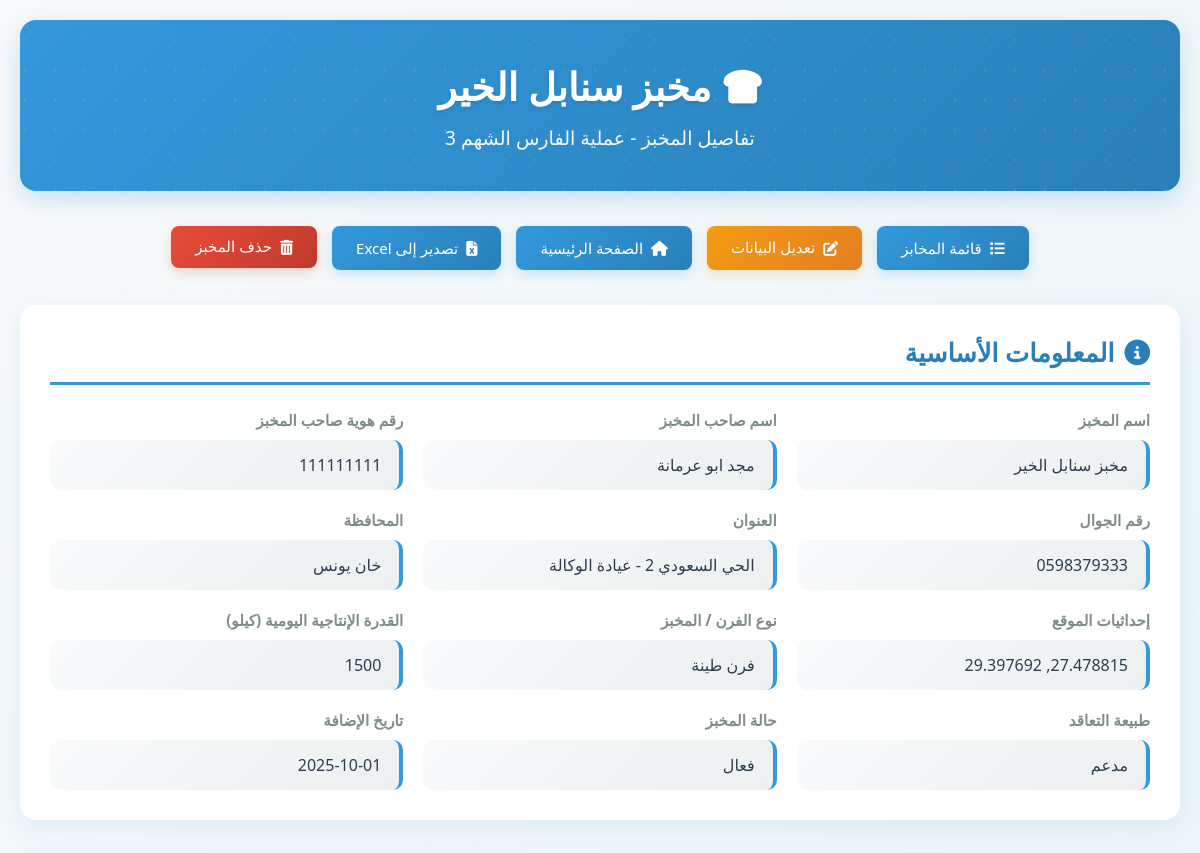
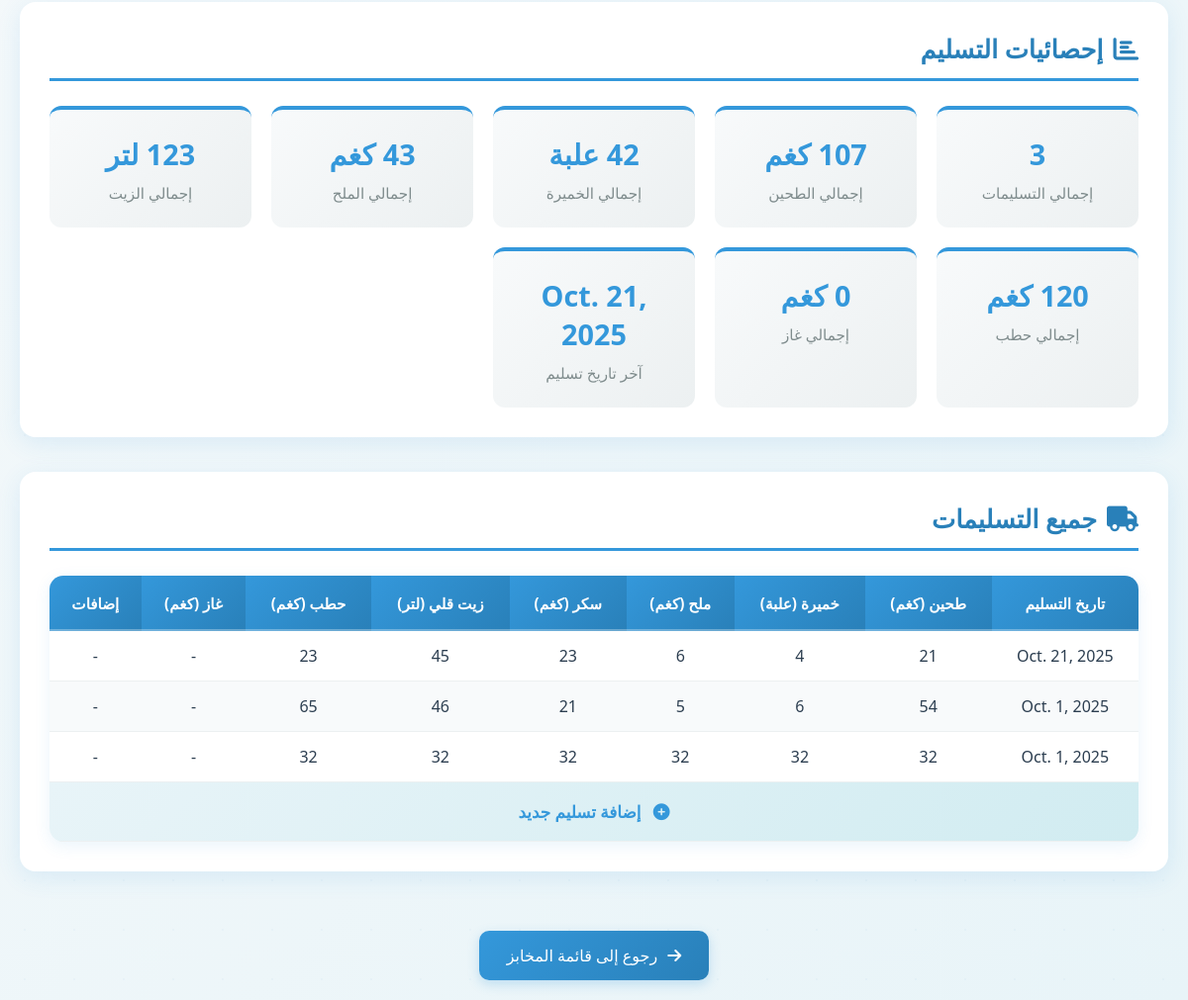
Screenshot of /makhabez/8/ (signed in) with the database file from the repository (2 pictures, top to bottom).
### manegementdata/models.py (models this page shows, shortened)
class Makhbaz(models.Model):
    name = models.CharField(max_length=200, verbose_name="اسم المخبز", null=True, blank=True)
    governorate = models.CharField(
        max_length=50,
        choices=GOVERNORATE_CHOICES,
        verbose_name="المحافظة",
        null=True,
        blank=True
    )
    address = models.CharField(max_length=300, verbose_name="العنوان بالتفصيل", null=True, blank=True)
    owner_name = models.CharField(max_length=200, verbose_name="اسم صاحب المخبز", null=True, blank=True)
    owner_id = models.CharField(
        max_length=9,
        validators=[RegexValidator(r'^\d{9}$', "رقم الهوية يجب أن يكون 9 أرقام")],
        verbose_name="رقم هوية صاحب المخبز",
        null=True, blank=True
    )
    mobile_number = models.CharField(
        max_length=10,
        validators=[RegexValidator(r'^\d{10}$', "رقم الجوال يجب أن يكون 10 أرقام")],
        verbose_name="رقم الجوال",
        null=True, blank=True
    )
    coordinates = models.CharField(
        max_length=50,
        verbose_name="إحداثيات الموقع",
        null=True, blank=True
    )
    OVEN_TYPE_CHOICES = [
        ("فرن طينة", "مخبز بدائي (فرن طينة)"),
        ("يدوي دوار", "يدوي دوار"),
        ("نص آلي", "نص آلي"),
        ("آلي", "آلي"),
    ]
    oven_type = models.CharField(
        max_length=20,
        choices=OVEN_TYPE_CHOICES,
        verbose_name="نوع الفرن / المخبز",
        null=True, blank=True
    )
    production_capacity = models.PositiveIntegerField(
        verbose_name="القدرة الإنتاجية اليومية (كيلو)",
        null=True, blank=True
    )
    CONTRACT_TYPE_CHOICES = [
        ("مجاني", "مخبز مجاني"),
        ("مدعم", "مخبز مدعوم"),
    ]
    contract_type = models.CharField(
        max_length=10,
        choices=CONTRACT_TYPE_CHOICES,
        verbose_name="طبيعة التعاقد",
        null=True, blank=True
    )
    STATUS_CHOICES = [
        ("فعال", "فعال"),
        ("متوقف", "متوقف"),
    ]
    status = models.CharField(
        max_length=10,
        choices=STATUS_CHOICES,
        verbose_name="حالة المخبز",
        null=True, blank=True
    )
    created_at = models.DateField(auto_now_add=True, verbose_name="تاريخ الإنشاء")

class Taslima_makhbaz(models.Model):
    taslima_date = models.DateField(verbose_name="تاريخ التسليم")
    flour = models.PositiveIntegerField(null=True, blank=True, verbose_name="طحين (كيلو)")
    yeast = models.PositiveIntegerField(null=True, blank=True, verbose_name="خميرة (علبة)")
    salt = models.PositiveIntegerField(null=True, blank=True, verbose_name="ملح (كيلو)")
    sugar = models.PositiveIntegerField(null=True, blank=True, verbose_name="سكر (كيلو)")
    cooking_oil = models.PositiveIntegerField(null=True, blank=True, verbose_name="زيت قلي (لتر)")
    wood = models.PositiveIntegerField(null=True, blank=True, verbose_name="حطب (كيلو)")
    gas = models.PositiveIntegerField(null=True, blank=True, verbose_name="غاز (كيلو)")
    additions = models.TextField(null=True, blank=True, verbose_name="إضافات")
    makhbaz = models.ForeignKey(
        Makhbaz,
        on_delete=models.CASCADE,
        null=True,
        blank=True,
        related_name='taslimat',
        verbose_name="المخبز"
    )

### manegementdata/views.py (the view)
# urls.py: path("makhabez/<int:pk>/", views.makhabez_detail, name="makhabez_detail"),
@login_required(login_url='login')
def makhabez_detail(request, pk):
    makhbaz = get_object_or_404(Makhbaz, pk=pk)
    all_tasleemat = makhbaz.taslimat.all().order_by('-taslima_date')
    latest_taslim = all_tasleemat.first() if all_tasleemat.exists() else None
    total_flour = sum(t.flour or 0 for t in all_tasleemat)
    total_salt = sum(t.salt or 0 for t in all_tasleemat)
    total_yeast = sum(t.yeast or 0 for t in all_tasleemat)
    total_sugar = sum(t.sugar or 0 for t in all_tasleemat)
    total_cooking_oil = sum(t.cooking_oil or 0 for t in all_tasleemat)
    total_wood = sum(t.wood or 0 for t in all_tasleemat)
    total_gas = sum(t.gas or 0 for t in all_tasleemat)
    context = {
        "makhbaz": makhbaz,
        "all_tasleemat": all_tasleemat,
        "latest_taslim": latest_taslim,
        "total_deliveries": all_tasleemat.count(),
        "total_flour": total_flour,
        "total_salt": total_salt,
        "total_yeast": total_yeast,
        "total_sugar": total_sugar,
        "total_cooking_oil": total_cooking_oil,
        "total_wood": total_wood,
        "total_gas": total_gas,
    }
    return render(request, "makhabez_detail.html", context)

### manegementdata/templates/makhabez_detail.html (shortened to what this page needs)
{% load static %}
<!DOCTYPE html>
<html lang="ar" dir="rtl">
<head>
    <link rel="stylesheet" href="https://cdnjs.cloudflare.com/ajax/libs/font-awesome/6.5.0/css/all.min.css">
</head>
<body>
    <div class="container">
        <div class="header">
            <h1 id="makhbaz-name"><i class="fas fa-bread-slice" style="margin-left: 12px;"></i>{{ makhbaz.name }}</h1>
            <div class="subtitle">تفاصيل المخبز - عملية الفارس الشهم 3</div>
        </div>
        <nav class="nav-buttons">
            <a href="{% url 'makhabez_list' %}" class="nav-btn">
                <i class="fas fa-list"></i>
                قائمة المخابز
            </a>
            <button class="nav-btn edit" id="edit-toggle-btn">
                <i class="fas fa-edit"></i>
                تعديل البيانات
            </button>
            <a href="{% url 'index' %}" class="nav-btn">
                <i class="fas fa-home"></i>
                الصفحة الرئيسية
            </a>
            <a href="{% url 'export_makhbaz_excel' makhbaz.id %}" class="nav-btn">
                <i class="fas fa-file-excel"></i>
                تصدير إلى Excel
            </a>
            <form action="{% url 'delete_makhbaz' makhbaz.id %}" method="POST" style="display:inline;" onsubmit="return confirm('هل أنت متأكد أنك تريد حذف هذا المخبز؟ سيتم حذف جميع التسليمات المرتبطة به.')">
                <button type="submit" class="nav-btn danger">
                    <i class="fas fa-trash-alt"></i>
                    حذف المخبز
                </button>
            </form>
        </nav>
        <div class="card">
            <h2><i class="fas fa-info-circle"></i> المعلومات الأساسية</h2>
            <div class="info-grid" id="info-grid">
                <div class="info-item">
                    <span class="info-label">اسم المخبز</span>
                    <div class="info-value" id="field-name">{{ makhbaz.name|default:"-" }}</div>
                </div>
                <div class="info-item">
                    <span class="info-label">اسم صاحب المخبز</span>
                    <div class="info-value" id="field-owner_name">{{ makhbaz.owner_name|default:"-" }}</div>
                </div>
                <div class="info-item">
                    <span class="info-label">رقم هوية صاحب المخبز</span>
                    <div class="info-value" id="field-owner_id">{{ makhbaz.owner_id|default:"-" }}</div>
                </div>
                <div class="info-item">
                    <span class="info-label">رقم الجوال</span>
                    <div class="info-value" id="field-mobile_number">{{ makhbaz.mobile_number|default:"-" }}</div>
                </div>
                <div class="info-item">
                    <span class="info-label">العنوان</span>
                    <div class="info-value" id="field-address">{{ makhbaz.address|default:"-" }}</div>
                </div>
                <div class="info-item">
                    <span class="info-label">المحافظة</span>
                    <div class="info-value" id="field-governorate">{{ makhbaz.governorate|default:"-" }}</div>
                </div>
                <div class="info-item">
                    <span class="info-label">إحداثيات الموقع</span>
                    <div class="info-value" id="field-coordinates">{{ makhbaz.coordinates|default:"-" }}</div>
                </div>
                <div class="info-item">
                    <span class="info-label">نوع الفرن / المخبز</span>
                    <div class="info-value" id="field-oven_type">{{ makhbaz.oven_type|default:"-" }}</div>
                </div>
                <div class="info-item">
                    <span class="info-label">القدرة الإنتاجية اليومية (كيلو)</span>
                    <div class="info-value" id="field-production_capacity">{{ makhbaz.production_capacity|default:"-" }}</div>
                </div>
                <div class="info-item">
                    <span class="info-label">طبيعة التعاقد</span>
                    <div class="info-value" id="field-contract_type">{{ makhbaz.contract_type|default:"-" }}</div>
                </div>
                <div class="info-item">
                    <span class="info-label">حالة المخبز</span>
                    <div class="info-value" id="field-status">{{ makhbaz.status|default:"-" }}</div>
                </div>
                <div class="info-item">
                    <span class="info-label">تاريخ الإضافة</span>
                    <div class="info-value">{{ makhbaz.created_at|date:"Y-m-d" }}</div>
                </div>
            </div>
        </div>
        <div class="card">
            <h2><i class="fas fa-chart-bar"></i> إحصائيات التسليم</h2>
            <div class="stats-grid">
                <div class="stat-item">
                    <div class="stat-value">{{ total_deliveries }}</div>
                    <div class="stat-label">إجمالي التسليمات</div>
                </div>
                <div class="stat-item">
                    <div class="stat-value">{{ total_flour }} كغم</div>
                    <div class="stat-label">إجمالي الطحين</div>
                </div>
                <div class="stat-item">
                    <div class="stat-value">{{ total_yeast }} علبة</div>
                    <div class="stat-label">إجمالي الخميرة</div>
                </div>
                <div class="stat-item">
                    <div class="stat-value">{{ total_salt }} كغم</div>
                    <div class="stat-label">إجمالي الملح</div>
                </div>
                <div class="stat-item">
                    <div class="stat-value">{{ total_cooking_oil }} لتر</div>
                    <div class="stat-label">إجمالي الزيت</div>
                </div>
                <div class="stat-item">
                    <div class="stat-value">{{ total_wood }} كغم</div>
                    <div class="stat-label">إجمالي حطب</div>
                </div>
                <div class="stat-item">
                    <div class="stat-value">{{ total_gas }} كغم</div>
                    <div class="stat-label">إجمالي غاز</div>
                </div>
                <div class="stat-item">
                    <div class="stat-value">
                        {% if latest_taslim %}
                            {{ latest_taslim.taslima_date }}
                        {% else %}
                            -
                        {% endif %}
                    </div>
                    <div class="stat-label">آخر تاريخ تسليم</div>
                </div>
            </div>
        </div>
        <div class="card">
            <h2><i class="fas fa-truck"></i> جميع التسليمات</h2>
            <div class="table-container">
                <table class="data-table" id="delivery-table">
                    <thead>
                        <tr>
                            <th>تاريخ التسليم</th>
                            <th>طحين (كغم)</th>
                            <th>خميرة (علبة)</th>
                            <th>ملح (كغم)</th>
                            <th>سكر (كغم)</th>
                            <th>زيت قلي (لتر)</th>
                            <th>حطب (كغم)</th>
                            <th>غاز (كغم)</th>
                            <th>إضافات</th>
                        </tr>
                    </thead>
                    <tbody id="delivery-body">
                        {% for taslim in all_tasleemat %}
                        <tr>
                            <td>{{ taslim.taslima_date }}</td>
                            <td>{{ taslim.flour|default:"-" }}</td>
                            <td>{{ taslim.yeast|default:"-" }}</td>
                            <td>{{ taslim.salt|default:"-" }}</td>
                            <td>{{ taslim.sugar|default:"-" }}</td>
                            <td>{{ taslim.cooking_oil|default:"-" }}</td>
                            <td>{{ taslim.wood|default:"-" }}</td>
                            <td>{{ taslim.gas|default:"-" }}</td>
                            <td>{{ taslim.additions|default:"-" }}</td>
                        </tr>
                        {% endfor %}
                    </tbody>
                    <tfoot>
                        <tr class="add-row" id="add-row" onclick="showNewRow()">
                            <td colspan="9">
                                <i class="fas fa-plus-circle" style="margin-left: 8px;"></i>
                                إضافة تسليم جديد
                            </td>
                        </tr>
                    </tfoot>
                </table>
            </div>
        </div>
        <div style="text-align: center;">
            <a href="{% url 'makhabez_list' %}" class="back-link">
                <i class="fas fa-arrow-right"></i>
                رجوع إلى قائمة المخابز
            </a>
        </div>
    </div>
</body>
</html>

### rows the page displays
Makhbaz: name "مخبز سنابل الخير", owner_name "مجد ابو عرمانة", owner_id "111111111", mobile_number "0598379333", address "الحي السعودي 2 - عيادة الوكالة", governorate "خان يونس", coordinates "27.478815, 29.397692", oven_type "فرن طينة", production_capacity "1500", contract_type "مدعم", status "فعال", created_at "2025-10-01"
Taslima_makhbaz: taslima_date "Oct. 21, 2025", flour "21", yeast "4", salt "6", sugar "23", cooking_oil "45", wood "23", gas "-", additions "-"
Taslima_makhbaz: taslima_date "Oct. 1, 2025", flour "54", yeast "6", salt "5", sugar "21", cooking_oil "46", wood "65", gas "-", additions "-"
Taslima_makhbaz: taslima_date "Oct. 1, 2025", flour "32", yeast "32", salt "32", sugar "32", cooking_oil "32", wood "32", gas "-", additions "-"

### other values shown
{{ total_deliveries }} "3"
{{ total_flour }} "107"
{{ total_salt }} "43"
{{ total_wood }} "120"
{{ total_gas }} "0"
